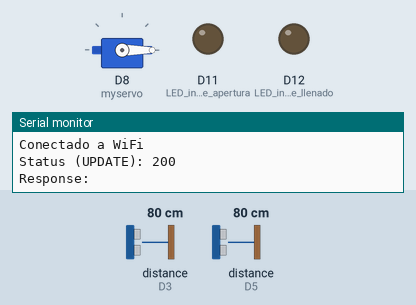
A sketch run on a simulated Arduino Uno R4 WiFi. Shown: servo, output pins drawn as LEDs (lit = HIGH), the last lines printed to the serial monitor. Wiring (inferred from the names in the program): 2 × ultrasonic range finder: trigger D4, echo D3 / trigger D6, echo D5. The test bench sets the inputs (shaded band); at power-on: distance to the obstacle (sensors on D3, D5) 80 cm. The echo pulse lasts 58.3 µs per cm; WiFi joins after 1.5 s; servers stay silent unless stated; uploads are accepted with an empty reply; pins used as bus, display or sensor lines are not drawn.

Above: at 2.7 s.
2.8 s: distance to the obstacle (sensor on D3) set to 35 cm
4.4 s: distance to the obstacle (sensor on D3) set to 28 cm
At 5.0 s:
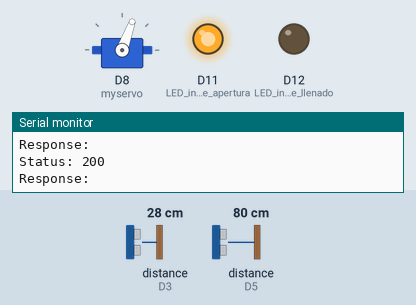
6.1 s: distance to the obstacle (sensor on D5) set to 14 cm
7.8 s: distance to the obstacle (sensor on D5) set to 10 cm
At 9.9 s:
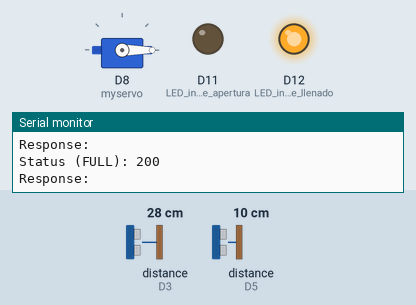
10.6 s: distance to the obstacle (sensor on D5) set to 18 cm
At 12.3 s:
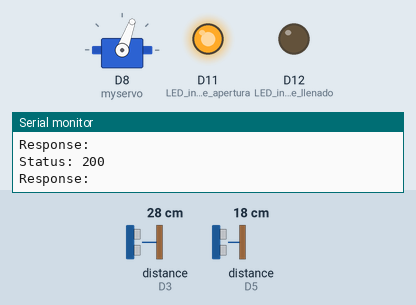
12.6 s: distance to the obstacle (sensor on D5) set to 2 cm
At 13.35 s:
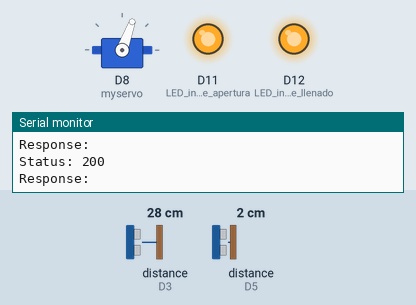
Timing chart, 0 to 15.6 s (numbered marks = the images above; inputs shaded):
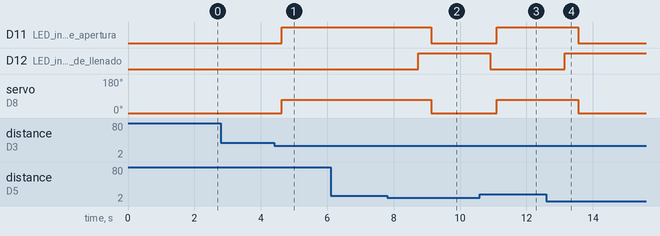

The sketch:

Bote_Final.ino
```cpp
#include <WiFiS3.h>                   // Librería para conexión WiFi con placas basadas en WiFiNINA (como Arduino UNO R4 WiFi)
#include <WiFiSSLClient.h>           // Cliente SSL para conexiones HTTPS
#include <ArduinoHttpClient.h>       // Librería para realizar peticiones HTTP
#include <Servo.h>                   // Librería para controlar servomotores

// Credenciales WiFi
const char ssid[] = "iPhone de Alberto";
const char pass[] = "KickedDust327";

// Variable para controlar cambios de nivel
int lastFillLevel = -1;  // Valor imposible para forzar la primera actualización

// Inicialización del cliente HTTPS
WiFiSSLClient wifiSSL;
HttpClient client = HttpClient(wifiSSL, "jqmqzjmkqkpgepmwzxdp.supabase.co", 443);

// Declaración del servo
Servo myservo;

// Pines para sensores ultrasónicos (1: apertura, 2: llenado)
const int trigPin = 4;
const int echoPin = 3;
const int trigPin2 = 6;
const int echoPin2 = 5;

// API KEY de Supabase y el ID del contenedor
const char* API_KEY = "eyJhbGciOiJIUzI1NiIsInR5cCI6IkpXVCJ9.eyJpc3MiOiJzdXBhYmFzZSIsInJlZiI6ImpxbXF6am1rcWtwZ2VwbXd6eGRwIiwicm9sZSI6ImFub24iLCJpYXQiOjE3NDU3NzQ1OTIsImV4cCI6MjA2MTM1MDU5Mn0.NZqE-Mg-Tv18L-SXrUvGFkuTN_bKg9u6YSABkGGwQ_o";
const char* CONTAINER_ID = "592434a8-5b38-47c8-8911-baa168c55a1c";

// Variables de distancia y control
int distance, distance2;
bool lastOpened = false;
bool wasFull = false;

void setup() {
  Serial.begin(9600);           // Iniciar comunicación serie
  myservo.attach(8);            // Conectar servo al pin 8
  myservo.write(0);             // Asegura que la tapa inicie cerrada

  pinMode(trigPin, OUTPUT);     // Configurar pin del sensor 1 como salida
  pinMode(echoPin, INPUT);      // Configurar pin del sensor 1 como entrada
  pinMode(trigPin2, OUTPUT);    // Sensor 2 (llenado)
  pinMode(echoPin2, INPUT);
  pinMode(11, OUTPUT);          // LED indicador de apertura
  pinMode(12, OUTPUT);          // LED indicador de llenado

  connectWiFi();                // Conectar al WiFi
}

void connectWiFi() {
  Serial.print("Conectando a WiFi...");
  while (WiFi.begin(ssid, pass) != WL_CONNECTED) {  // Esperar conexión
    Serial.print(".");
    delay(1000);
  }
  Serial.println("\nConectado a WiFi");
}

// Función para obtener distancia de un sensor ultrasónico
int getDistance(int trig, int echo) {
  digitalWrite(trig, LOW);
  delayMicroseconds(2);
  digitalWrite(trig, HIGH);       // Disparo de 10µs
  delayMicroseconds(10);
  digitalWrite(trig, LOW);
  long duration = pulseIn(echo, HIGH);   // Medición del eco
  return duration * 0.034 / 2;           // Conversión a cm
}

// Enviar evento de apertura a Supabase
void sendToSupabase() {
  String payload = "{";
  payload += "\"bin_id\": \"" + String(CONTAINER_ID) + "\",";
  payload += "\"event_type\": \"APERTURA\",";
  payload += "\"description\": \"Apertura automática del contenedor\"";
  payload += "}";

  // Realizar solicitud POST
  client.beginRequest();
  client.post("/rest/v1/bin_events");
  client.sendHeader("Content-Type", "application/json");
  client.sendHeader("apikey", API_KEY);
  client.sendHeader("Authorization", "Bearer " + String(API_KEY));
  client.sendHeader("Prefer", "return=representation");
  client.sendHeader("Content-Length", payload.length());
  client.beginBody();
  client.print(payload);
  client.endRequest();

  int status = client.responseStatusCode();     // Código de estado HTTP
  String response = client.responseBody();      // Respuesta de Supabase
  Serial.print("Status: "); Serial.println(status);
  Serial.print("Response: "); Serial.println(response);
}

// Enviar evento de llenado a Supabase
void sendFullEvent() {
  String payload = "{";
  payload += "\"bin_id\": \"" + String(CONTAINER_ID) + "\",";
  payload += "\"event_type\": \"LLENADO\",";
  payload += "\"description\": \"Nivel crítico alcanzado\"";
  payload += "}";

  client.beginRequest();
  client.post("/rest/v1/bin_events");
  client.sendHeader("Content-Type", "application/json");
  client.sendHeader("apikey", API_KEY);
  client.sendHeader("Authorization", "Bearer " + String(API_KEY));
  client.sendHeader("Prefer", "return=representation");
  client.sendHeader("Content-Length", payload.length());
  client.beginBody();
  client.print(payload);
  client.endRequest();

  int status = client.responseStatusCode();
  String response = client.responseBody();
  Serial.print("Status (FULL): "); Serial.println(status);
  Serial.print("Response: "); Serial.println(response);
}

// Actualizar nivel de llenado del contenedor en Supabase
void updateTrashBin(float distance2_cm) {
  int fill_level = map(distance2_cm, 30, 10, 0, 100); // Mapea distancia a porcentaje
  fill_level = constrain(fill_level, 0, 100);         // Limita el valor entre 0-100

  bool is_open = (fill_level >= 100);  // Considera abierto si está lleno

  // Construir JSON
  String payload = "{";
  payload += "\"fill_level\": " + String(fill_level) + ",";
  payload += "\"is_open\": " + String(is_open ? "true" : "false") + ",";
  payload += "\"updated_at\": \"" + getCurrentISOTime() + "\"";
  payload += "}";

  String endpoint = "/rest/v1/trash_bins?id=eq." + String(CONTAINER_ID);

  // Enviar solicitud PATCH
  client.beginRequest();
  client.patch(endpoint.c_str());
  client.sendHeader("Content-Type", "application/json");
  client.sendHeader("apikey", API_KEY);
  client.sendHeader("Authorization", "Bearer " + String(API_KEY));
  client.sendHeader("Prefer", "return=representation");
  client.sendHeader("Content-Length", payload.length());
  client.beginBody();
  client.print(payload);
  client.endRequest();

  int status = client.responseStatusCode();
  String response = client.responseBody();
  Serial.print("Status (UPDATE): "); Serial.println(status);
  Serial.print("Response: "); Serial.println(response);
}

// Obtener hora simulada en formato ISO (puede mejorarse con NTP)
String getCurrentISOTime() {
  return "2025-05-19T12:00:00Z";  // Fecha y hora simulada
}

void loop() {
  distance = getDistance(trigPin, echoPin);   // Distancia frontal (para apertura)
  delay(50);
  distance2 = getDistance(trigPin2, echoPin2); // Distancia superior (nivel de llenado)

  int fill_level = map(distance2, 30, 10, 0, 100);  // Mapea distancia a % de llenado
  fill_level = constrain(fill_level, 0, 100);       // Limita entre 0-100
  bool isFull = (distance2 <= 10);                  // Considera lleno si ≤10cm
  digitalWrite(12, isFull ? HIGH : LOW);            // LED de llenado

  // Actualizar solo si cambia el nivel
  if (fill_level != lastFillLevel) {
    updateTrashBin(distance2);
    lastFillLevel = fill_level;
  }

  // Enviar evento de llenado solo una vez
  if (isFull && !wasFull) {
    sendFullEvent();
    wasFull = true;
  } else if (!isFull) {
    wasFull = false;
  }

  // Abrir tapa automáticamente si detecta movimiento y no está lleno
  if (!isFull && distance <= 30) {
    myservo.write(70);          // Mueve servo para abrir
    digitalWrite(11, HIGH);     // Enciende LED de apertura

    if (!lastOpened) {
      sendToSupabase();         // Enviar evento de apertura
      lastOpened = true;
    }

    delay(1500);                // Espera con la tapa abierta
  } else {
    myservo.write(0);           // Cierra la tapa
    digitalWrite(11, LOW);      // Apaga LED de apertura
    lastOpened = false;
  }

  delay(300);  // Espera antes de la siguiente iteración
}
```

Measured:
- the behaviour switches between 32 and 31 cm on distance to the obstacle (sensor on D3) (found by bisection; images 0 and 1)
- the behaviour switches between 12 and 11 cm on distance to the obstacle (sensor on D5) (found by bisection; images 1 and 2)
- after the input at 2.8 s, every drawn part: stays the same
- after the input at 4.4 s, D11 (LED_indicador_de_apertura): LOW → HIGH after 0.23 s; servo on D8 (myservo): 0° → 70° after 0.23 s
- after the input at 7.8 s, D11 (LED_indicador_de_apertura): HIGH → LOW after 1.3 s; D12 (LED_indicador_de_llenado): LOW → HIGH after 0.94 s; servo on D8 (myservo): 70° → 0° after 1.3 s
- after the input at 10.6 s, D11 (LED_indicador_de_apertura): LOW → HIGH after 0.51 s; D12 (LED_indicador_de_llenado): HIGH → LOW after 0.31 s; servo on D8 (myservo): 0° → 70° after 0.51 s
- after the input at 12.6 s, D11 (LED_indicador_de_apertura): HIGH → LOW after 0.96 s; D12 (LED_indicador_de_llenado): LOW → HIGH after 0.56 s; servo on D8 (myservo): 70° → 0° after 0.96 s
